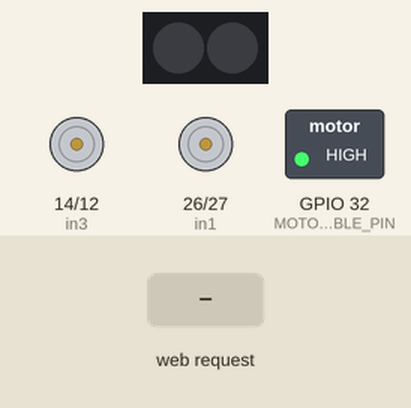
Simulated run of this sketch. Board: ESP32. Parts: 2 RGB LEDs in strip order, left to right, motor-driver pin pairs drawn as motors (green arrow = first pin HIGH = forward, orange = second pin HIGH = backward, longer = more drive), switched loads named in the sketch (green lamp = pin HIGH). Inputs (shaded band) come from the test bench. Colours are those a GRB WS2812 strip shows for the declared byte order; what the sketch prints to the serial monitor is not drawn.

Above: at 1.2 s.
1.3 s: HTTP request GET /lights received
At 2.5 s:
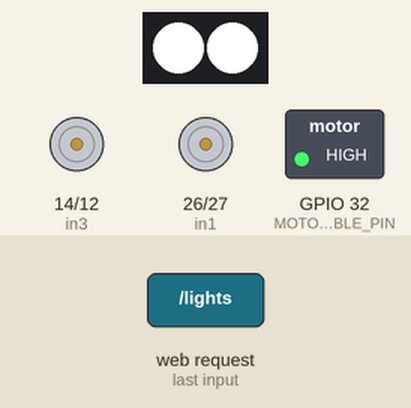
2.8 s: HTTP request GET /F received
At 3.7 s:
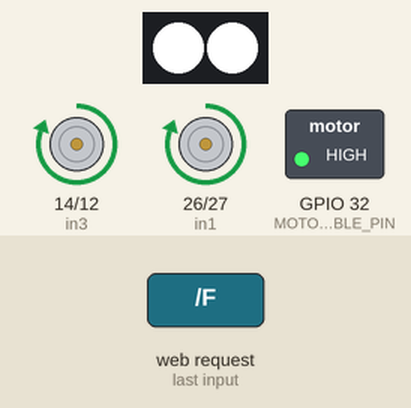
4.3 s: HTTP request GET /B received
At 4.8 s:
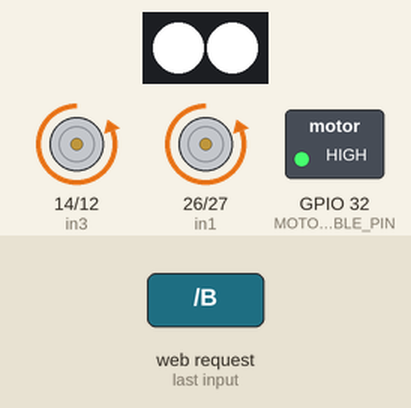
5.8 s: HTTP request GET /L received
At 7.0 s:
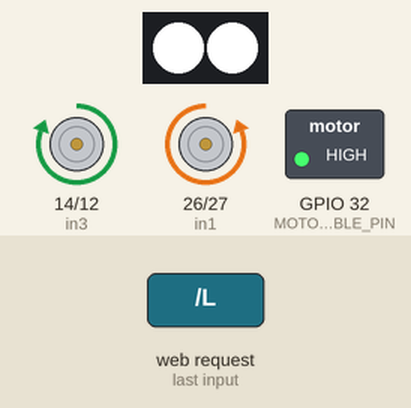
7.3 s: HTTP request GET /R received
At 8.3 s:
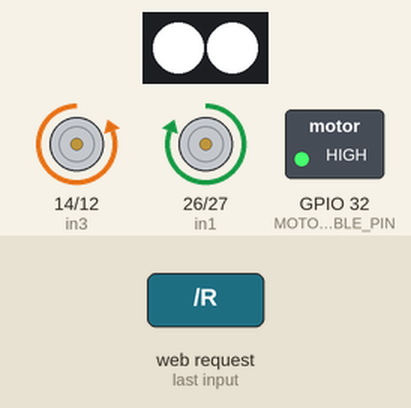
8.8 s: HTTP request GET /S received
At 9.4 s:
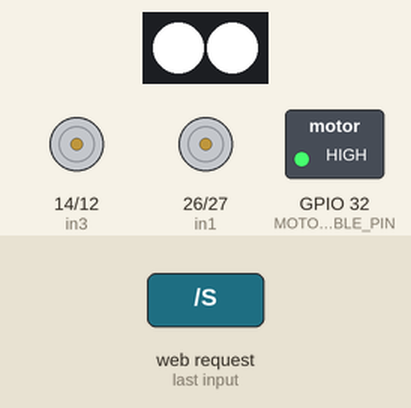
Timing chart, 0 to 11.3 s (numbered marks = the images above; inputs shaded):
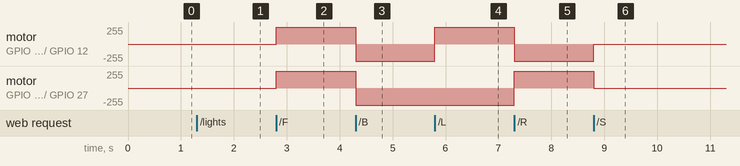

Measured:
- after the input at 2.8 s, motor on GPIO 14 (in3) / GPIO 12 (in4), motor on GPIO 26 (in1) / GPIO 27 (in2): stopped → forward 255/255 at once
- after the input at 4.3 s, motor on GPIO 14 (in3) / GPIO 12 (in4), motor on GPIO 26 (in1) / GPIO 27 (in2): forward 255/255 → backward 255/255 at once
- after the input at 5.8 s, motor on GPIO 14 (in3) / GPIO 12 (in4): backward 255/255 → forward 255/255 at once
- after the input at 7.3 s, motor on GPIO 14 (in3) / GPIO 12 (in4): forward 255/255 → backward 255/255 at once; motor on GPIO 26 (in1) / GPIO 27 (in2): backward 255/255 → forward 255/255 at once
- after the input at 8.8 s, motor on GPIO 14 (in3) / GPIO 12 (in4): backward 255/255 → stopped at once; motor on GPIO 26 (in1) / GPIO 27 (in2): forward 255/255 → stopped at once

The sketch:

Robot_Car_RGB_LED_Control_localWebserver.ino
```cpp
#include <WiFi.h>
#include <WebServer.h>
#include <FastLED.h>

const int in1 = 26;
const int in2 = 27;
const int in3 = 14;
const int in4 = 12;

const int MOTOR_ENABLE_PIN = 32;

#define LED_PIN 15
#define NUM_LEDS 2
CRGB leds[NUM_LEDS];

const char* ssid = "ESP32_CAR";
const char* password = "12345678";

WebServer server(80);

int redValue = 0;
int greenValue = 0;
int blueValue = 0;
bool lightsOn = false;

void handleRoot();
void forward();
void backward();
void left();
void right();
void stopCar();
void handleLights();
void handleRGB();
void handleStatus();
void setRGB(int r, int g, int b);
void toggleLights();


void setup() {
  Serial.begin(115200);

  pinMode(in1, OUTPUT);
  pinMode(in2, OUTPUT);
  pinMode(in3, OUTPUT);
  pinMode(in4, OUTPUT);
  pinMode(MOTOR_ENABLE_PIN, OUTPUT);
  digitalWrite(MOTOR_ENABLE_PIN, HIGH);

  FastLED.addLeds<WS2812B, LED_PIN, RGB>(leds, NUM_LEDS);
  setRGB(0, 0, 0);

  WiFi.softAP(ssid, password);
  Serial.println("WiFi AP Started");
  Serial.print("IP Address: ");
  Serial.println(WiFi.softAPIP());

  server.on("/", handleRoot);
  server.on("/F", forward);
  server.on("/B", backward);
  server.on("/L", left);
  server.on("/R", right);
  server.on("/S", stopCar);
  server.on("/lights", handleLights);
  server.on("/rgb", handleRGB);
  server.on("/status", handleStatus);

  server.begin();
}

void loop() {
  server.handleClient();
}


void setRGB(int r, int g, int b) {
  redValue = r;
  greenValue = g;
  blueValue = b;

  for (int i = 0; i < NUM_LEDS; i++) {
    leds[i] = CRGB(r, g, b);
  }

  FastLED.show();
}

void toggleLights() {
  lightsOn = !lightsOn;
  if (lightsOn) {
    if (redValue == 0 && greenValue == 0 && blueValue == 0) {
      setRGB(255, 255, 255);
    } else {
      setRGB(redValue, greenValue, blueValue);
    }
  } else {
    setRGB(0, 0, 0);
  }
}

void handleLights() {
  String response = "";
  if (server.hasArg("state")) {
    String state = server.arg("state");
    if (state == "on") {
      if (redValue == 0 && greenValue == 0 && blueValue == 0) {
        setRGB(255, 255, 255);
      } else {
        setRGB(redValue, greenValue, blueValue);
      }
      lightsOn = true;
      response = "Lights ON";
    } else {
      setRGB(0, 0, 0);
      lightsOn = false;
      response = "Lights OFF";
    }
  } else {
    toggleLights();
    response = lightsOn ? "Lights ON" : "Lights OFF";
  }
  server.send(200, "text/plain", response);
}

void handleRGB() {
  if (server.hasArg("r") && server.hasArg("g") && server.hasArg("b")) {
    int r = server.arg("r").toInt();
    int g = server.arg("g").toInt();
    int b = server.arg("b").toInt();

    setRGB(r, g, b);
    lightsOn = (r > 0 || g > 0 || b > 0);

    String response = "RGB set to: " + String(r) + "," + String(g) + "," + String(b);
    server.send(200, "text/plain", response);
  } else {
    server.send(400, "text/plain", "Missing RGB parameters");
  }
}


void forward() {

  digitalWrite(in1, HIGH);
  digitalWrite(in2, LOW);
  digitalWrite(in3, HIGH);
  digitalWrite(in4, LOW);
  server.send(200, "text/plain", "Forward");
}

void backward() {

  digitalWrite(in1, LOW);
  digitalWrite(in2, HIGH);
  digitalWrite(in3, LOW);
  digitalWrite(in4, HIGH);
  server.send(200, "text/plain", "Backward");
}

void left() {

  digitalWrite(in1, LOW);
  digitalWrite(in2, HIGH);
  digitalWrite(in3, HIGH);
  digitalWrite(in4, LOW);
  server.send(200, "text/plain", "Left");
}

void right() {

  digitalWrite(in1, HIGH);
  digitalWrite(in2, LOW);
  digitalWrite(in3, LOW);
  digitalWrite(in4, HIGH);
  server.send(200, "text/plain", "Right");
}

void stopCar() {

  digitalWrite(in1, LOW);
  digitalWrite(in2, LOW);
  digitalWrite(in3, LOW);
  digitalWrite(in4, LOW);
  server.send(200, "text/plain", "Stop");
}


void handleStatus() {
  String json = "{";
  json += "\"ip\":\"" + WiFi.softAPIP().toString() + "\",";
  json += "\"clients\":" + String(WiFi.softAPgetStationNum()) + ",";
  json += "\"lights\":" + String(lightsOn ? "true" : "false") + ",";
  json += "\"rgb\":[" + String(redValue) + "," + String(greenValue) + "," + String(blueValue) + "]";
  json += "}";

  server.send(200, "application/json", json);
}

void handleRoot() {
  String ipAddress = WiFi.softAPIP().toString();
  String html = R"rawliteral(
    <!DOCTYPE html><html>
    <head>
      <title>ESP32 Car Control</title>
      <meta name="viewport" content="width=device-width, initial-scale=1.0">
      <style>
        * { margin: 0; padding: 0; box-sizing: border-box; }
        body {
          font-family: sans-serif;
          background: linear-gradient(135deg, #667eea 0%, #764ba2 100%);
          min-height: 100vh;
          padding: 20px;
          color: #333;
        }
        .container {
          max-width: 500px; margin: 0 auto; background: white;
          border-radius: 20px; padding: 30px; box-shadow: 0 10px 30px rgba(0,0,0,0.3);
        }
        h1 { text-align: center; margin-bottom: 10px; color: #4a5568; font-size: 28px; }
        .subtitle { text-align: center; color: #718096; margin-bottom: 30px; font-size: 14px; }
        .control-section {
          margin-bottom: 30px; padding: 20px; background: #f7fafc;
          border-radius: 15px; border: 2px solid #e2e8f0;
        }
        .section-title { font-size: 18px; font-weight: 600; margin-bottom: 15px; color: #4a5568; text-align: center; }
        .control-grid {
          display: grid; grid-template-columns: 1fr 1fr 1fr;
          grid-template-rows: auto auto; gap: 10px; margin-bottom: 15px;
        }
        .control-button {
          padding: 15px; border: none; border-radius: 12px; font-size: 16px;
          font-weight: 600; cursor: pointer; transition: all 0.15s ease;
          color: white; box-shadow: 0 4px 6px rgba(0,0,0,0.1);
          text-decoration: none; display: flex; align-items: center; justify-content: center;
        }
        .control-button:active { transform: translateY(2px); box-shadow: 0 2px 3px rgba(0,0,0,0.2); }
        .forward { background: linear-gradient(135deg, #48bb78, #38a169); grid-column: 2; }
        .backward { background: linear-gradient(135deg, #e53e3e, #c53030); grid-column: 2; }
        .left { background: linear-gradient(135deg, #ed8936, #dd6b20); grid-column: 1; grid-row: 2; }
        .right { background: linear-gradient(135deg, #4299e1, #3182ce); grid-column: 3; grid-row: 2; }
        .stop { background: linear-gradient(135deg, #a0aec0, #718096); grid-column: 2; grid-row: 2; }
        .rgb-controls { display: flex; flex-direction: column; gap: 15px; }
        .color-slider { width: 100%; margin: 5px 0; }
        .color-preview {
          width: 100%; height: 60px; border-radius: 10px;
          border: 2px solid #e2e8f0; margin: 10px 0; transition: background-color 0.3s ease;
        }
        .light-button {
          background: linear-gradient(135deg, #805ad5, #6b46c1); color: white;
          padding: 15px; border: none; border-radius: 12px; font-size: 16px;
          font-weight: 600; cursor: pointer; transition: all 0.15s ease;
          margin-top: 10px; box-shadow: 0 4px 6px rgba(0,0,0,0.1);
        }
        .light-button:active { transform: translateY(2px); box-shadow: 0 2px 3px rgba(0,0,0,0.2); }
        .status {
          background: #edf2f7; padding: 15px; border-radius: 10px;
          text-align: center; margin-top: 20px; font-size: 14px; color: #4a5568;
        }
        .ip-address { font-weight: 600; color: #2d3748; }
        /* Style for range inputs */
        input[type=range] {
          -webkit-appearance: none;
          width: 100%;
          height: 10px;
          border-radius: 5px;
          background: #d3d3d3;
          outline: none;
          opacity: 0.7;
          -webkit-transition: .2s;
          transition: opacity .2s;
        }
        input[type=range]::-webkit-slider-thumb {
          -webkit-appearance: none;
          appearance: none;
          width: 20px;
          height: 20px;
          border-radius: 50%;
          background: #4a5568;
          cursor: pointer;
        }
      </style>
      <script>
        let currentColor = { r: 0, g: 0, b: 0 };
        let lightsOn = false;

        function sendCommand(cmd) {
          fetch("/" + cmd).catch(err => console.log('Command error:', err));
        }

        function updateColorPreview() {
          const preview = document.getElementById('colorPreview');
          preview.style.backgroundColor = 'rgb(' + currentColor.r + ',' + currentColor.g + ',' + currentColor.b + ')';
        }

        function updateColor(value, color) {
          currentColor[color] = parseInt(value);
          document.getElementById(color + 'Value').textContent = value;
          updateColorPreview();

          // Send RGB command on input change
          fetch(`/rgb?r=${currentColor.r}&g=${currentColor.g}&b=${currentColor.b}`)
            .then(response => response.text())
            .then(data => {
                if (currentColor.r > 0 || currentColor.g > 0 || currentColor.b > 0) {
                    lightsOn = true;
                    updateLightButton(true);
                }
            })
            .catch(err => console.log('RGB error:', err));
        }

        function updateLightButton(state) {
            const button = document.getElementById('lightToggle');
            lightsOn = state;
            button.textContent = lightsOn ? 'Turn Lights Off' : 'Turn Lights On';
            button.style.background = lightsOn ?
                'linear-gradient(135deg, #e53e3e, #c53030)' :
                'linear-gradient(135deg, #805ad5, #6b46c1)';
        }

        function toggleLights() {
          const newState = !lightsOn;
          const url = '/lights?state=' + (newState ? 'on' : 'off');

          fetch(url)
            .then(response => response.text())
            .then(data => {
                updateLightButton(newState);
                if (newState) {
                    // When turning ON via toggle, set to white if RGB values are currently 0
                    if (currentColor.r === 0 && currentColor.g === 0 && currentColor.b === 0) {
                        setSlidersAndValues(255, 255, 255);
                    }
                } else {
                    // When turning OFF, reset sliders and color to 0,0,0
                    setSlidersAndValues(0, 0, 0);
                }
                updateColorPreview();
            })
            .catch(err => console.log('Lights error:', err));
        }

        function setSlidersAndValues(r, g, b) {
            currentColor.r = r;
            currentColor.g = g;
            currentColor.b = b;

            document.getElementById('rSlider').value = r;
            document.getElementById('gSlider').value = g;
            document.getElementById('bSlider').value = b;

            document.getElementById('rValue').textContent = r;
            document.getElementById('gValue').textContent = g;
            document.getElementById('bValue').textContent = b;
        }

        function setupButton(id, command) {
          const btn = document.getElementById(id);
          // Use 'mousedown'/'touchstart' to start, and 'mouseup'/'touchend'/'mouseleave' to stop
          btn.addEventListener('mousedown', () => sendCommand(command));
          btn.addEventListener('mouseup', () => sendCommand('S'));
          btn.addEventListener('mouseleave', () => sendCommand('S'));
          btn.addEventListener('touchstart', (e) => {
            e.preventDefault();
            sendCommand(command);
          });
          btn.addEventListener('touchend', (e) => {
            e.preventDefault();
            sendCommand('S');
          });
        }

        function loadStatus() {
            fetch('/status')
                .then(response => response.json())
                .then(data => {
                    document.getElementById('ipAddress').textContent = data.ip;
                    document.getElementById('clients').textContent = data.clients;

                    // Set initial RGB state from server
                    const [r, g, b] = data.rgb;
                    setSlidersAndValues(r, g, b);

                    updateLightButton(data.lights);
                    updateColorPreview();
                })
                .catch(err => console.log('Status load error:', err));
        }

        window.onload = () => {
          setupButton("forward", "F");
          setupButton("backward", "B");
          setupButton("left", "L");
          setupButton("right", "R");
          setupButton("stop", "S");

          loadStatus();
        };
      </script>
    </head>
    <body>
      <div class="container">
        <h1>ESP32 Smart Car</h1>
        <div class="subtitle">Wireless Control Interface - IP: <span class="ip-address">)rawliteral"
                + ipAddress + R"rawliteral(</span></div>

        <div class="control-section">
          <div class="section-title">Movement Controls</div>
          <div class="control-grid">
            <button class="control-button forward" id="forward">Forward</button>
            <button class="control-button backward" id="backward">Backward</button>
            <button class="control-button left" id="left">Left</button>
            <button class="control-button stop" id="stop">Stop</button>
            <button class="control-button right" id="right">Right</button>
          </div>
          <div style="text-align: center; font-size: 12px; color: #718096;">
          </div>
        </div>

        <div class="control-section">
          <div class="section-title">RGB Lighting (Pin )rawliteral"
                + String(LED_PIN) + R"rawliteral()</div>
          <div class="rgb-controls">
            <div>
              <label>Red: <span id="rValue">0</span></label>
              <input type="range" min="0" max="255" value="0" class="color-slider" id="rSlider"
                     oninput="updateColor(this.value, 'r')">
            </div>
            <div>
              <label>Green: <span id="gValue">0</span></label>
              <input type="range" min="0" max="255" value="0" class="color-slider" id="gSlider"
                     oninput="updateColor(this.value, 'g')">
            </div>
            <div>
              <label>Blue: <span id="bValue">0</span></label>
              <input type="range" min="0" max="255" value="0" class="color-slider" id="bSlider"
                     oninput="updateColor(this.value, 'b')">
            </div>

            <div id="colorPreview" class="color-preview"></div>

            <button class="light-button" id="lightToggle" onclick="toggleLights()">
              Turn Lights On
            </button>
          </div>
        </div>

        <div class="status">
          <div>AP IP: <span class="ip-address" id="ipAddress">)rawliteral"
                + ipAddress + R"rawliteral(</span></div>
          <div>Connected clients: <span class="ip-address" id="clients">0</span></div>
        </div>
      </div>
    </body>
    </html>
  )rawliteral";

  server.send(200, "text/html", html);
}
```
